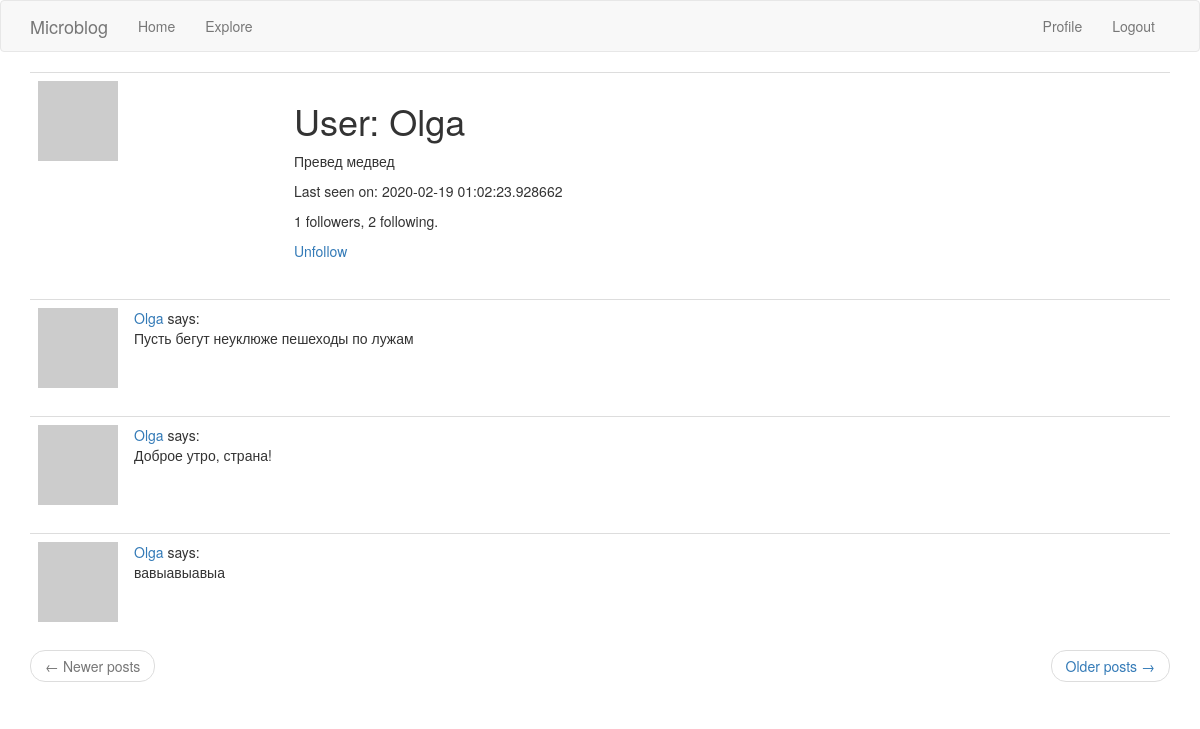
The page /user/Olga (signed in) on the database its author committed.
### app/models.py (models this page shows, shortened)
class User(UserMixin, db.Model):
    __tablename__ = "user"
    id = db.Column(db.Integer, primary_key=True)
    username = db.Column(db.String(64), index=True, unique=True)
    email = db.Column(db.String(120), index=True, unique=True)
    password_hash = db.Column(db.String(128))
    about_me = db.Column(db.String(140))
    last_seen = db.Column(db.DateTime, default=datetime.utcnow)
    posts = db.relationship('Post', back_populates='author')
    followed = db.relationship(
        'User', secondary=followers,
        primaryjoin=(followers.c.follower_id == id),
        secondaryjoin=(followers.c.followed_id == id),
        backref=db.backref('followers', lazy='dynamic'),
        lazy='dynamic'
    )
    def avatar(self, size):
        email = "dotnetcoder@mail.ru"
        digest = md5(email.encode('utf-8')).hexdigest()
        url = f'https://www.gravatar.com/avatar/{digest}?d=identicon&s={size}'
        return url
    def is_following(self, user):
        return self.followed.filter(followers.c.followed_id == user.id).count() > 0

class Post(db.Model):
    __tablename__ = "post"
    id = db.Column(db.Integer, primary_key=True)
    body = db.Column(db.String(140))
    timestamp = db.Column(db.DateTime, index=True, default=datetime.utcnow)
    user_id = db.Column(db.Integer, db.ForeignKey('user.id'))
    author = db.relationship("User", back_populates='posts' )

### app/routes.py (the view)
@app.route('/user/<username>')
@login_required
def user(username):
    user = User.query.filter_by(username=username).first_or_404()
    page = request.args.get('page', 1, type=int)
    per_page = app.config['POSTS_PER_PAGE']
    query = Post.query.filter(Post.user_id == user.id).order_by(Post.timestamp.desc())
    page_posts: Pagination = query.paginate(page, per_page, error_out=False)
    posts = page_posts.items
    next_url = url_for('user', username=user.username, page=page_posts.next_num)\
        if page_posts.has_next else None
    prev_url = url_for('user', username=user.username, page=page_posts.prev_num)\
        if page_posts.has_prev else None
    app.logger.info(f'GET /user/{user.username}')
    return render_template('user.html', user=user, posts=posts, prev_url=prev_url, next_url=next_url)

### app/models.py (called while the page is built)
@login.user_loader
def load_user(id):
    return User.query.get(int(id))

### app/routes.py (called while the page is built)
@app.before_request
def before_request():
    if current_user.is_authenticated:
        current_user.last_seen = datetime.utcnow()
        db.session.commit()

### app/templates/user.html
{% extends "base.html" %}
{% block app_content %}
    <table class="table table-hover">
        <tr>
            <td width="256px"><img src="{{ user.avatar(256) }}"></td>
            <td>
                <h1>User: {{ user.username }}</h1>
                {% if user.about_me %}<p>{{ user.about_me }}</p>{% endif %}
                {% if user.last_seen %}<p>Last seen on: {{ user.last_seen }}</p>{% endif %}
                <p>{{ user.followers.count() }} followers, {{ user.followed.count() }} following.</p>
                {% if user == current_user %}
                <p><a href="{{ url_for('edit_profile') }}">Edit your profile</a></p>
                {% elif not current_user.is_following(user) %}
                <p><a href="{{ url_for('follow', username=user.username) }}">Follow</a></p>
                {% else %}
                <p><a href="{{ url_for('unfollow', username=user.username) }}">Unfollow</a></p>
                {% endif %}
            </td>
        </tr>
    </table>
    {% for post in posts %}
        {% include '_post.html' %}
    {% endfor %}
    <nav aria-label="...">
        <ul class="pager">
            <li class="previous{% if not prev_url %} disabled{% endif %}">
                <a href="{{ prev_url or '#' }}">
                    <span aria-hidden="true">&larr;</span> Newer posts
                </a>
            </li>
            <li class="next{% if not next_url %} disabled{% endif %}">
                <a href="{{ next_url or '#' }}">
                    Older posts <span aria-hidden="true">&rarr;</span>
                </a>
            </li>
        </ul>
    </nav>
{% endblock %}

### app/templates/_post.html
<table class="table table-hover">
    <tr>
        <td width="70px">
            <a href="{{ url_for('user', username=post.author.username) }}">
                <img src="{{ post.author.avatar(70) }}" />
            </a>
        </td>
        <td>
            <a href="{{ url_for('user', username=post.author.username) }}">
                {{ post.author.username }}
            </a>
            says:
            <br>
            {{ post.body }}
        </td>
    </tr>
</table>

### rows shown on the page
User: username "Olga", about_me "Превед медвед", last_seen "2020-02-19 01:02:23.928662"
Post: author.username "Olga", body "Пусть бегут неуклюже пешеходы по лужам"
Post: author.username "Olga", body "Доброе утро, страна!"
Post: author.username "Olga", body "вавыавыавыа"

### other values the page prints
{{ user.followers.count() }} "1"
{{ user.followed.count() }} "2"
